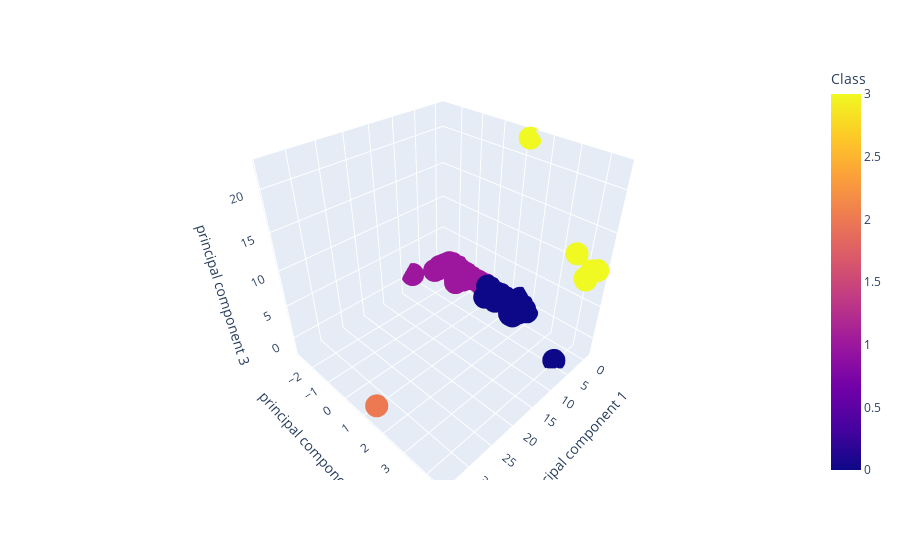

Write notebook code for a chart like this one.
### Markdown cell above
### Visualizing Results

#### 3D-Scatter with Clusters

### Code cell
# Create a 3D-Scatter with the PCA data and the clusters
from mpl_toolkits.mplot3d import Axes3D
fig = px.scatter_3d(clustered_df, x = 'principal component 1',  
                    y = 'principal component 2',  
                    z = 'principal component 3', 
                    color = 'Class',
                   hover_name="CoinName",
                   hover_data=["Algorithm"]) 
fig.show()

### Figure 1 — Plotly figure (JSON) as saved in the notebook; plotly's stock layout.template omitted (floating-point values rounded to 4 significant figures; data arrays with more than 128 entries replaced by an {"elided": "..."} marker saying what was removed)
{"data": [{"customdata": {"elided": "533x1 str values"}, "hovertemplate": "<b>%{hovertext}</b><br><br>principal component 1=%{x}<br>principal component 2=%{y}<br>principal component 3=%{z}<br>Algorithm=%{customdata[0]}<br>Class=%{marker.color}<extra></extra>", "hovertext": {"elided": "533 str values"}, "legendgroup": "", "marker": {"color": {"elided": "533 int values"}, "coloraxis": "coloraxis", "symbol": "circle"}, "mode": "markers", "name": "", "scene": "scene", "showlegend": false, "type": "scatter3d", "x": {"elided": "533 float values"}, "y": {"elided": "533 float values"}, "z": {"elided": "533 float values"}}], "layout": {"coloraxis": {"colorbar": {"title": {"text": "Class"}}, "colorscale": [[0, "#0d0887"], [0.1111, "#46039f"], [0.2222, "#7201a8"], [0.3333, "#9c179e"], [0.4444, "#bd3786"], [0.5556, "#d8576b"], [0.6667, "#ed7953"], [0.7778, "#fb9f3a"], [0.8889, "#fdca26"], [1, "#f0f921"]]}, "legend": {"tracegroupgap": 0}, "margin": {"t": 60}, "scene": {"domain": {"x": [0, 1], "y": [0, 1]}, "xaxis": {"title": {"text": "principal component 1"}}, "yaxis": {"title": {"text": "principal component 2"}}, "zaxis": {"title": {"text": "principal component 3"}}}}}
